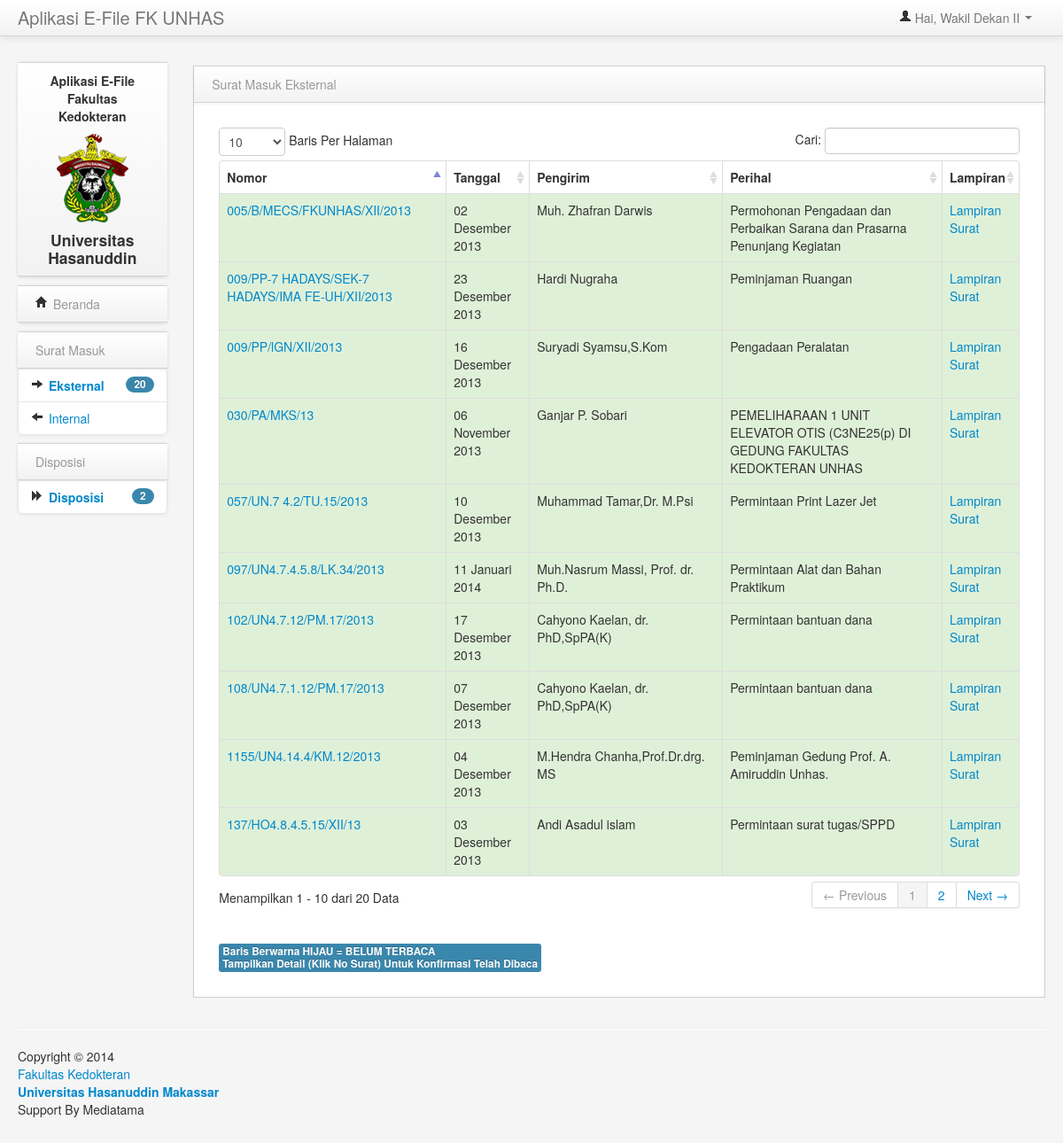
/home.php?pages=usrte (signed in), run on the app's committed database.
### tables this page shows
CREATE TABLE IF NOT EXISTS `isurat` (
  `iid` int(11) NOT NULL AUTO_INCREMENT,
  `inmr` varchar(50) NOT NULL,
  `itgl` date NOT NULL,
  `ipengirim` varchar(100) NOT NULL,
  `ikepada` int(11) NOT NULL,
  `iperihal` varchar(100) NOT NULL,
  `iket` text NOT NULL,
  `ifile` varchar(100) NOT NULL,
  `istatus` enum('Y','N') NOT NULL,
  PRIMARY KEY (`iid`)
);

### config/fungsi_indotgl.php (called while the page is built, shortened)
<?php
	function tgl_indo($tgl){
			$tanggal = substr($tgl,8,2);
			$bulan = getBulan(substr($tgl,5,2));
			$tahun = substr($tgl,0,4);
			return $tanggal.' '.$bulan.' '.$tahun;
	}
	function getBulan($bln){
				switch ($bln){
					case 1:
						return "Januari";
						break;
					case 11:
						return "November";
						break;
					case 12:
						return "Desember";
						break;
				}
			}
?>

### usrte.php (the view)
<div class="navbar navbar-inner block-header">
	<div class="muted pull-left">Surat Masuk Eksternal</div>
</div>
<div class="block-content collapse in">
<div class="span12">
<?php
if($_GET[act]=="detail"){
$e = mysql_fetch_array(mysql_query("SELECT a.*, b.cNama FROM isurat a,civitas b WHERE a.ikepada=b.cId AND a.ikepada='$_SESSION[cv]' AND a.iid='$_GET[id]'"));
?>
<strong>
<legend>Detail Surat</legend>
<table width="100%">
	<tr><td width="24%">Nomor Surat</td><td>: <?=$e[inmr];?></td></tr>
    <tr><td>Tanggal Surat</td><td>: <?=tgl_indo($e[itgl]);?></td></tr>
    <tr><td>Perihal</td><td>: <?=$e[iperihal];?></td></tr>
    <tr>
		<td>Pengirim</td>
		<td>:
			<strong><?=$e[ipengirim];?></strong>
		</td>
	</tr>
    <tr><td>Ket</td><td>: <?=$e[iket];?></td></tr>
	<tr><td colspan="2"><br><a href="smasuk/<?=$e[ifile];?>">* Klik Untuk Lihat "Lampiran" Surat</a></td></tr>
</table>
</strong>
<br><br>
<?php
mysql_query("UPDATE isurat SET istatus='Y' WHERE iid='$_GET[id]' AND ikepada='$_SESSION[cv]'");
}else{
?>
<div class="block-content collapse in">
<div class="span12">
	<table cellpadding="0" cellspacing="0" border="0" class="table table-striped table-bordered" id="Tb14">
	<thead>
		<tr>
			<th>Nomor</th>
			<th>Tanggal</th>
			<th>Pengirim</th>
			<th>Perihal</th>
            <th>Lampiran</th>
		</tr>
	</thead>
	<tbody>
	<?php
		$smasuk = mysql_query("SELECT a.*,b.cNama FROM isurat a LEFT JOIN civitas b ON a.ikepada=b.cId WHERE a.ikepada='$_SESSION[cv]'");
		while($s = mysql_fetch_array($smasuk)) {
		if ($s[istatus]=='N'){
			echo "<tr class=success>";
		}else{
			echo "<tr>";
		}
		echo	"<td><a href='home.php?pages=usrte&act=detail&id=$s[iid]' title=DetailSurat>$s[inmr]</a></td>
                <td>";echo tgl_indo($s[itgl]);echo"</td>
                <td>$s[ipengirim]</td>
                <td>$s[iperihal]</td>
                <td><a href='smasuk/$s[ifile]' target='_blank'>Lampiran Surat</a></td>
			  </tr>";
		}
	?>
	</tbody>
	</table>
	<br><br>
	<span class="label label-info">
	Baris Berwarna HIJAU = <strong>BELUM TERBACA</strong><br>
	Tampilkan Detail (Klik No Surat) Untuk Konfirmasi Telah Dibaca
	</span>
</div>
</div>
<?php
}
?>
</div>
</div>

### home.php (shortened to what this page needs)
<?php
include"config/fungsi_indotgl.php";
?>
<!DOCTYPE html PUBLIC "-//W3C//DTD XHTML 1.0 Transitional//EN"
"http://www.w3.org/TR/xhtml1/DTD/xhtml1-transitional.dtd">
<html xmlns="http://www.w3.org/1999/xhtml" lang="en" xml:lang="en">
<head>
        <link href="bootstrap/css/bootstrap.min.css" rel="stylesheet" media="screen">
        <link href="bootstrap/css/bootstrap-responsive.min.css" rel="stylesheet" media="screen">
        <link href="assets/styles.css" rel="stylesheet" media="screen">
		<link href="vendors/jGrowl/jquery.jgrowl.css" rel="stylesheet" media="screen">
        <link href="assets/DT_bootstrap.css" rel="stylesheet" media="screen">
</head>
<body>
<div class="navbar navbar-fixed-top">
	<div class="navbar-inner">
    	<div class="container-fluid">
			<a class="brand" href="home.php?pages=home">Aplikasi E-File FK UNHAS</a>
	        <div class="nav-collapse collapse">
	            <ul class="nav pull-right">
	                <li class="dropdown">
                    	<a href="#" role="button" class="dropdown-toggle" data-toggle="dropdown">
                        	<i class="icon-user"></i> Hai, <?php echo $_SESSION[namacv];?> <i class="caret"></i>
                        </a>
                   </li>
                </ul>
            </div>
        </div>
    </div>
</div>
<div class="container-fluid">
	<div class="row-fluid">
	<div class="span2" id="sidebar">
        <ul class="nav nav-list bs-docs-sidenav nav-collapse collapse">
			<div class="navbar navbar-inner block-header">
		    <center>
			<h5 align="center">Aplikasi E-File Fakultas Kedokteran</h5>
			<img src="images/logo.png" />
			<h4>Universitas Hasanuddin</h4>
			</center>
		    </div>
        </ul>
			<ul class="nav nav-list bs-docs-sidenav nav-collapse collapse">
				<a href='?pages=home'>
				<div class="navbar navbar-inner block-header">
					<div class="muted pull-left"><i class='icon-home'></i> Beranda</div>
				</div>
				</a>
			</ul>
        <?php
			if ($_SESSION[levelcv]<3){
				include "menusurateksternal.php";
				include "menusuratinternal.php";
				include "menumaster.php";
				include "menulaporan.php";
			}else{
				include "menuusr.php";
			}
		?>
    </div>
    <div class="span10">
        <div class="row-fluid">
		    <div class="span12" id="content">
		        <div class="row-fluid">
		            <div class="block">
                    <?php
						if($_GET[pages]=="civitas"){
							include"include/civitas/civitas.php";
						}elseif($_GET[pages]=="jabatan"){
							include"include/jabatan/jabatan.php";
						}elseif($_GET[pages]=="suin"){
							include"include/suin/suin.php";
						}elseif($_GET[pages]=="sout"){
							include"include/sout/sout.php";
						}elseif($_GET[pages]=="sinter"){
							include"include/sinter/sinter.php";
						}elseif($_GET[pages]=="rall"){
							include"include/rall/rall.php";
						}elseif($_GET[pages]=="rsuin"){
							include"include/rsuin/rsuin.php";
						}elseif($_GET[pages]=="rsout"){
							include"include/rsout/rsout.php";
						}elseif($_GET[pages]=="usrte"){
							include"usrte.php";
						}elseif($_GET[pages]=="usrt"){
							include"usrt.php";
						}elseif($_GET[pages]=="rsi"){
							include"include/rsi/rsi.php";
						}elseif($_GET[pages]=="rdi"){
							include"include/rdi/rdi.php";
						}elseif($_GET[pages]=="udis"){
							include"udisposisi.php";
						}else{
							include"welcome.php";
						}
					?>
		            </div>
		        </div>
		    </div>
        </div>
    </div>
    </div>
	<hr>
	<footer>
        <p>
			Copyright &copy; <?php echo date('Y'); ?><br />
			<a href="http://med.unhas.ac.id">Fakultas Kedokteran</a><br>
			<a href="http://unhas.ac.id"><strong>Universitas Hasanuddin Makassar</strong></a><br>
			Support By Mediatama
		</p>
    </footer>
</div>
<link href="vendors/datepicker.css" rel="stylesheet" media="screen">
<link href="vendors/uniform.default.css" rel="stylesheet" media="screen">
<link href="vendors/chosen.min.css" rel="stylesheet" media="screen">
<link href="vendors/wysiwyg/bootstrap-wysihtml5.css" rel="stylesheet" media="screen">
</body>
</html>

### menuusr.php
<ul class="nav nav-list bs-docs-sidenav nav-collapse collapse">
    <div class="navbar navbar-inner block-header">
	<div class="muted pull-left">Surat Masuk</div>
	</div>
	<li>
	<?php
		$sql = mysql_query("SELECT * FROM isurat
							 WHERE ikepada = '$_SESSION[cv]'
							 AND istatus = 'N'");
		$j = mysql_num_rows($sql);
		if($j > 0){
			echo"<a href='?pages=usrte'><i class='icon-arrow-right'></i><strong> Eksternal <span class='badge badge-info pull-right'>$j</span></strong></a>";
		} else {
			echo"<a href='?pages=usrte'><i class='icon-arrow-right'></i> Eksternal</a>";
		}
		?>
	</li>
	<li>
	<?php
		$sql = mysql_query("SELECT * FROM psin
							 WHERE cId = '$_SESSION[cv]'
							 AND sistatus = 'N'");
		$j = mysql_num_rows($sql);
		if($j > 0){
			echo"<a href='?pages=usrt'><i class='icon-arrow-left'></i><strong> Internal <span class='badge badge-info pull-right'>$j</span></strong></a>";
		} else {
			echo"<a href='?pages=usrt'><i class='icon-arrow-left'></i> Internal</a>";
		}
		?>
	</li>
</ul>
<ul class="nav nav-list bs-docs-sidenav nav-collapse collapse">
    <div class="navbar navbar-inner block-header">
	<div class="muted pull-left">Disposisi</div>
	</div>
	<li>
		<?php
		$sql = mysql_query("SELECT * FROM pdis
							 WHERE cId = '$_SESSION[cv]'
							 AND psTglbaca ='0000-00-00'");
		$j = mysql_num_rows($sql);
		if($j > 0){
			echo"<a href='?pages=udis'><i class='icon-forward'></i><strong> Disposisi <span class='badge badge-info pull-right'>$j</span></strong></a>";
		} else {
			echo"<a href='?pages=udis'><i class='icon-forward'></i> Disposisi</a>";
		}
		?>
	</li>
</ul>

### assets/styles.css (style rules this page uses)
body { padding-top: 60px; padding-bottom: 40px; background-color: #f5f5f5; }
#content { margin-left:0px; }
.block { border: 1px solid #ccc; background: white; margin: 1em 0em; border-top: none; }
.block-content { margin: 1em; min-height: .25em; }
.block-header { margin-bottom: 0px; border-right: none; border-left: none; -webkit-border-radius: 0px; -moz-border-radius: 0px; border-radius: 0px; }
.block-header div { padding-top: 10px; }
.bs-docs-sidenav { max-width: 228px; margin: 10px 0 0; padding: 0; background-color: #fff; -webkit-border-radius: 6px; -moz-border-radius: 6px; border-radius: 6px; -webkit-box-shadow: 0 1px 4px rgba(0,0,0,.065); -moz-box-shadow: 0 1px 4px rgba(0,0,0,.065); box-shadow: 0 1px 4px rgba(0,0,0,.065); }
.bs-docs-sidenav > li > a { display: block; width: 190px \9; margin: 0 0 -1px; padding: 8px 14px; border: 1px solid #e5e5e5; }
.bs-docs-sidenav > li:last-child > a { -webkit-border-radius: 0 0 6px 6px; -moz-border-radius: 0 0 6px 6px; border-radius: 0 0 6px 6px; }

### data on the page
isurat: inmr "108/UN4.7.1.12/PM.17/2013", itgl "07 Desember 2013", ipengirim "Cahyono Kaelan, dr. PhD,SpPA(K)", iperihal "Permintaan bantuan dana"
isurat: inmr "102/UN4.7.12/PM.17/2013", itgl "17 Desember 2013", ipengirim "Cahyono Kaelan, dr. PhD,SpPA(K)", iperihal "Permintaan bantuan dana"
isurat: inmr "137/HO4.8.4.5.15/XII/13", itgl "03 Desember 2013", ipengirim "Andi Asadul islam", iperihal "Permintaan surat tugas/SPPD"
isurat: inmr "097/UN4.7.4.5.8/LK.34/2013", itgl "11 Januari 2014", ipengirim "Muh.Nasrum Massi, Prof. dr. Ph.D.", iperihal "Permintaan Alat dan Bahan Praktikum"
isurat: inmr "009/PP-7 HADAYS/SEK-7 HADAYS/IMA FE-UH/XII/2013", itgl "23 Desember 2013", ipengirim "Hardi Nugraha", iperihal "Peminjaman Ruangan"
isurat: inmr "1155/UN4.14.4/KM.12/2013", itgl "04 Desember 2013", ipengirim "M.Hendra Chanha,Prof.Dr.drg. MS", iperihal "Peminjaman Gedung Prof. A. Amiruddin Unhas."
isurat: inmr "009/PP/lGN/XII/2013", itgl "16 Desember 2013", ipengirim "Suryadi Syamsu,S.Kom", iperihal "Pengadaan Peralatan"
isurat: inmr "005/B/MECS/FKUNHAS/XII/2013", itgl "02 Desember 2013", ipengirim "Muh. Zhafran Darwis", iperihal "Permohonan Pengadaan dan Perbaikan Sarana dan Prasarna Penunjang Kegiatan"
isurat: inmr "030/PA/MKS/13", itgl "06 November 2013", ipengirim "Ganjar P. Sobari", iperihal "PEMELIHARAAN 1 UNIT ELEVATOR OTIS (C3NE25(p) DI GEDUNG FAKULTAS KEDOKTERAN UNHAS"
isurat: inmr "057/UN.7 4.2/TU.15/2013", itgl "10 Desember 2013", ipengirim "Muhammad Tamar,Dr. M.Psi", iperihal "Permintaan Print Lazer Jet"

### other printed values
$_SESSION[namacv] "Wakil Dekan II"
$j "20"
$j "2"
